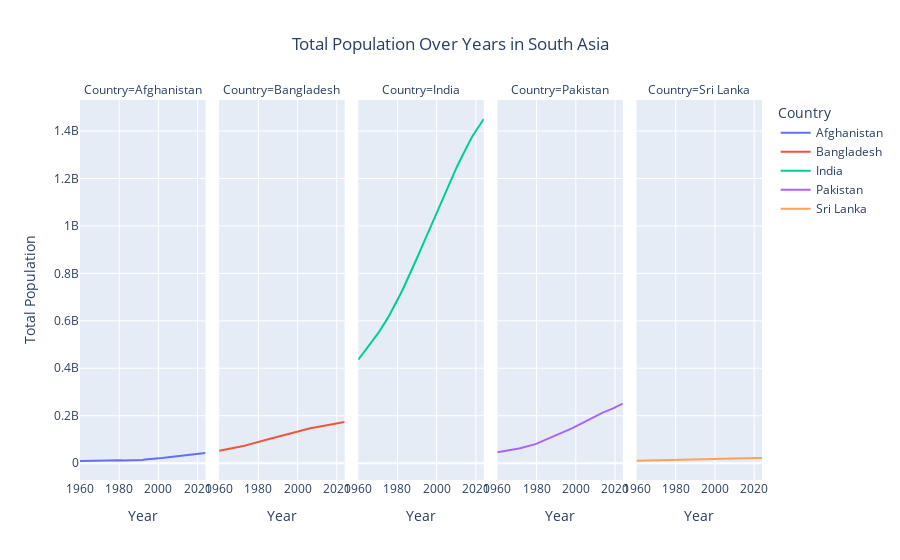

Notebook cell for this chart:
### Markdown cell above
## Country-Wise Line Plots of Total Population Over Years in South Asia

### Code cell
# Line plot using years as x-axis and total population as y-axis

fig = px.line(df, x='Year', y='total_population', color='Country',
                    facet_col='Country',
                 title='Total Population Over Years in South Asia',
                 labels={'total_population': 'Total Population', 'Year': 'Year'})
fig.update_layout(title_x=0.5, xaxis_title='Year', yaxis_title='Total Population')
fig.show()
